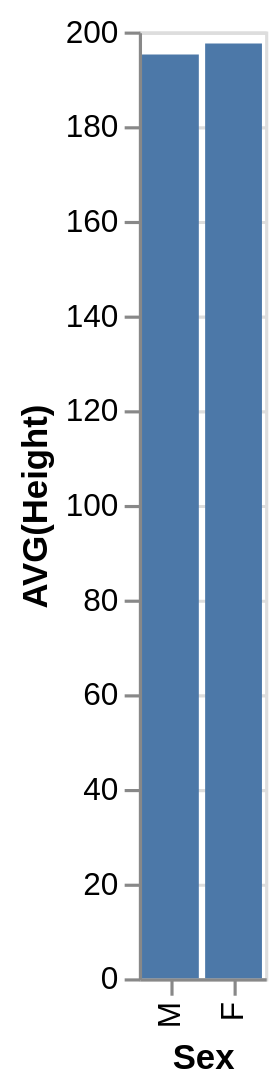

Here is the Vega-Lite specification saved for this chart:
### Vega-Lite specification from a JSON file in a GitHub repository (floating-point values rounded to 4 significant figures)
{"data": {"values": [{"x_data": "M", "y_data": 195.1}, {"x_data": "F", "y_data": 197.5}]}, "mark": "bar", "encoding": {"x": {"field": "x_data", "type": "nominal", "title": "Sex", "sort": "descending"}, "y": {"field": "y_data", "type": "quantitative", "title": "AVG(Height)"}}}
